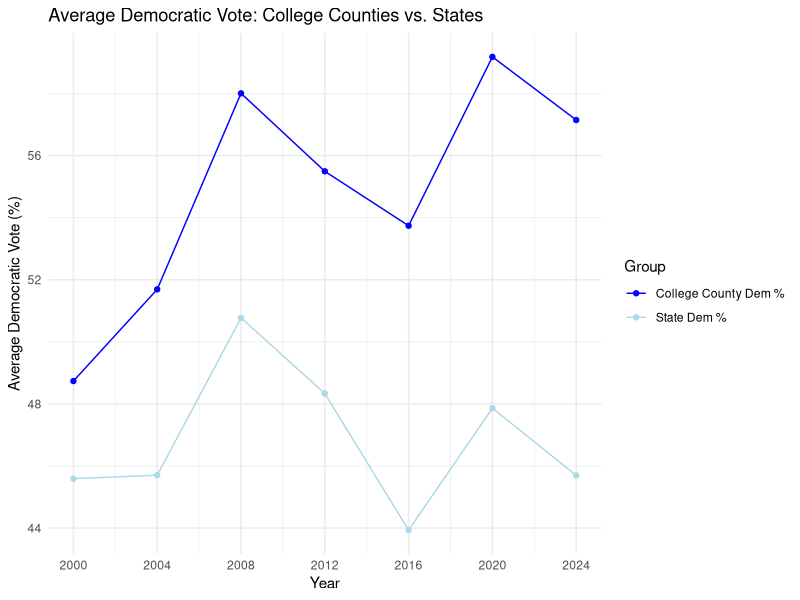

Source code (R):
## ---- chunk 1
library(tidyverse)
## ---- chunk 2
election_data <- read_csv("CollegeCountyParties.csv")
## ---- chunk 3
election_long <- election_data |>
  pivot_longer(
    cols = -c(Name, State, County),
    names_to = c("metric", "year"),
    names_pattern = "(.+)_(\\d{4})",
    values_to = "pct"
  ) |>
  mutate(year = as.integer(year))
  
  election_tidy <- election_long |>
  pivot_wider(names_from = metric, values_from = pct) |>
  rename(
    county_dem = D,    county_rep = R,
    state_dem  = STD,  state_rep  = STR,
    gap_dem    = DIFD, gap_rep    = DIFR
  ) |>
  mutate(
    county_margin = county_dem - county_rep,
    state_margin  = state_dem  - state_rep,
    margin_gap    = county_margin - state_margin
  )
## ---- chunk 4
model <- lm(margin_gap ~ year, data = election_tidy) 
summary(model)
### coefficients: intercept (-1338.3604, year 0.6734)
### This says that in a linear model of our data, there is an intercept at -1338.3604, and the line we are plotting has a slope of 0.6734. This intercept makes sense given our data begins at x=2000, and it also shows us that college parties have in fact drifted bluer over time. 
### residuals: min -47.092, 1q -11.212, median -0.171, 3q 13.047, max 41.296
### error(year) - 0.1199 t-value 5.616, Pr(>|t|) 4.06e-08
#### residual standard error: 17.77 on 341 degrees of freedom
### multiple r squared: 0.08466 adjusted r squared: 0.08197 
### -> 8.197% of the change is explained by the variance in data, so this may not be the best argument to make 
### F-statistic: 31.54 on 1 and df, p-value: 4.062e-08
### while time may not explain the increase, the margin has grown by about # every year. 
## ---- chunk 5
# Filter to only DIFD rows
difd_data <- election_long[election_long$metric == "DIFD", ]
# Run one-sample t-test against mu = 0
t_test_difd <- t.test(
  difd_data$pct,   
  mu = 0,
  alternative = "greater"  # you expect college counties to be MORE Democratic than the state
)

t_test_difd
## ---- chunk 6
difd_mean_stats <- difd_data |> 
  summarise(
    mean_pct = mean(pct),
    sd_pct = sd(pct),
    n = n()
  )

difd_mean_stats
#mean = 8.013207
#sd = 9.335507
#n = 343
## ---- chunk 7
difd_mean_stats <- difd_mean_stats |>
  mutate(
    se_pct = sd_pct / sqrt(343)
  )

difd_mean_stats
## ---- chunk 8
difd_mean_stats <- difd_mean_stats |>
  mutate(
    t_critical = qt(0.975, df = n - 1),
    margin_error = t_critical * se_pct,
    ci_lower = mean_pct - se_pct,
    ci_upper = mean_pct + se_pct
  )

difd_mean_stats |>
  select(mean_pct, margin_error, ci_lower, ci_upper)

### mean pct 8.013207
### moe : 0.9914677
### ci lower: 7.509137
### ci upper: 8.517277
## ---- chunk 9
library(dplyr)
library(ggplot2)

# Filter to just D and STD, then compute averages by year
avg_dem <- election_long %>%
  filter(metric %in% c("D", "STD")) %>%
  group_by(year, metric) %>%
  summarise(avg_pct = mean(pct, na.rm = TRUE), .groups = "drop")

# Plot
ggplot(avg_dem, aes(x = year, y = avg_pct, color = metric)) +
  geom_line() +
  geom_point() +
  scale_color_manual(
    values = c("D" = "blue", "STD" = "lightblue"),
    labels = c("D" = "College County Dem %", "STD" = "State Dem %")
  ) +
  scale_x_continuous(breaks = seq(2000, 2024, by = 4)) +
  labs(
    title = "Average Democratic Vote: College Counties vs. States",
    x = "Year",
    y = "Average Democratic Vote (%)",
    color = "Group"
  ) +
  theme_minimal()
